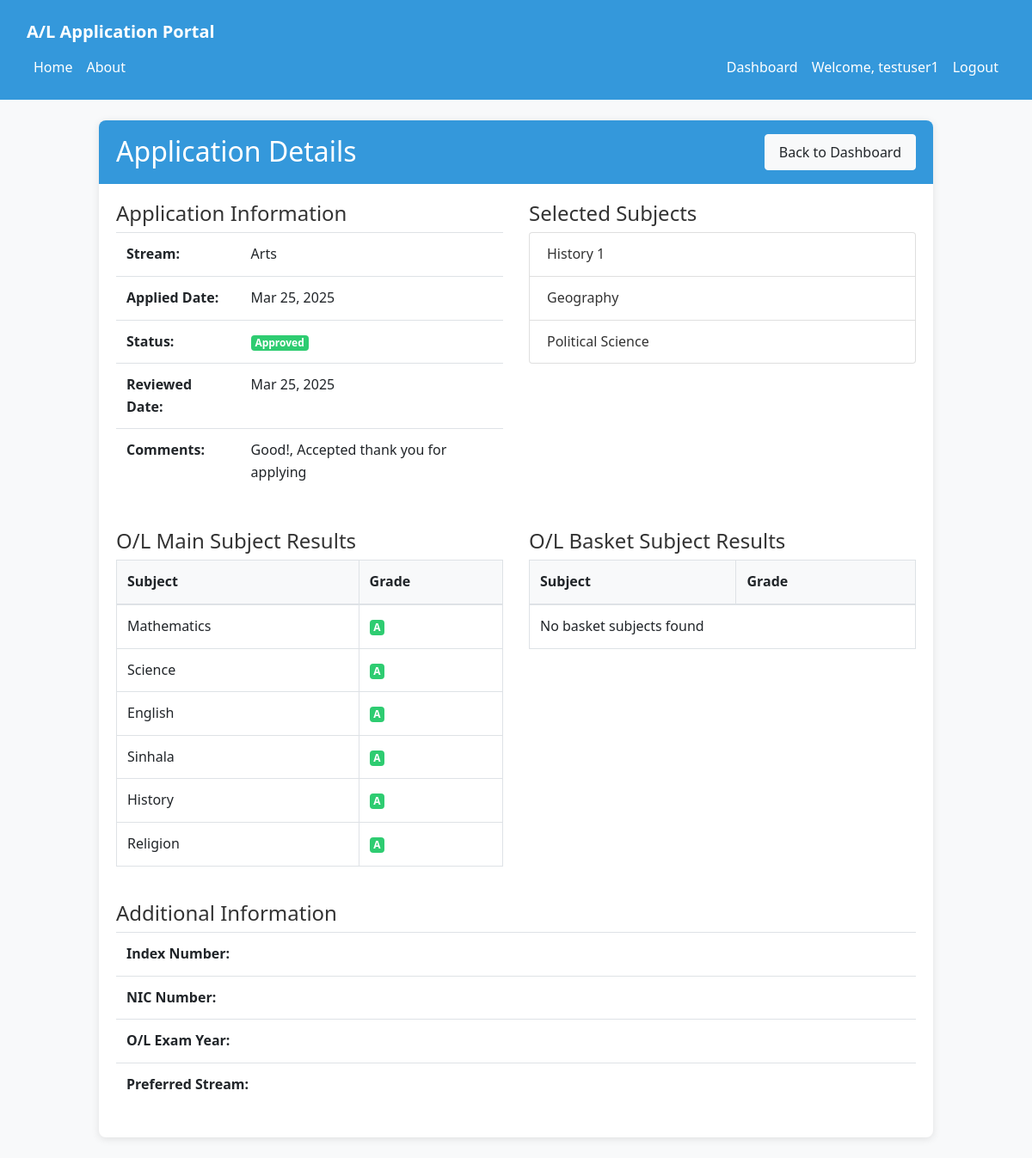
The app's page /students/viewApplication/2 (signed in) with its own data.
### tables this page shows
CREATE TABLE `applications` (
  `id` int(11) NOT NULL,
  `student_id` int(11) NOT NULL,
  `stream_id` int(11) NOT NULL,
  `status` enum('pending','approved','rejected') DEFAULT 'pending',
  `applied_at` timestamp NOT NULL DEFAULT current_timestamp(),
  `reviewed_by` int(11) DEFAULT NULL,
  `reviewed_at` timestamp NULL DEFAULT NULL,
  `comments` text DEFAULT NULL
);

CREATE TABLE `streams` (
  `id` int(11) NOT NULL,
  `name` varchar(50) NOT NULL,
  `description` text DEFAULT NULL,
  `head_user_id` int(11) DEFAULT NULL
);

CREATE TABLE `subjects` (
  `id` int(11) NOT NULL,
  `name` varchar(50) NOT NULL,
  `stream_id` int(11) NOT NULL
);

CREATE TABLE `ol_results` (
  `id` int(11) NOT NULL,
  `student_id` int(11) NOT NULL,
  `subject` varchar(50) NOT NULL,
  `grade` enum('A','B','C','S','W','F') NOT NULL
);

### controllers/Students.php (called while the page is built, shortened)
<?php
class Students {
    private $userModel;
    private $applicationModel;
    public function __construct() {
        $this->userModel = new User();
        $this->applicationModel = new Application();
    }
    public function viewApplication($id) {
        $student = $this->userModel->getStudentByUserId($_SESSION['user_id']);
        $application = $this->applicationModel->getApplicationById($id);
        $selectedSubjects = $this->applicationModel->getSelectedSubjects($id);
        $olResults = $this->applicationModel->getOLResults($student->id);
        $basketSubjects = $this->applicationModel->getBasketSubjects($student->id);
        $data = [
            'student' => $student,
            'application' => $application,
            'selectedSubjects' => $selectedSubjects,
            'olResults' => $olResults,
            'basketSubjects' => $basketSubjects,
            'applicationModel' => $this->applicationModel
        ];
        require_once APP_ROOT . '/views/students/view_application.php';
    }
}

### config/database.php (called while the page is built, shortened)
<?php
class Database {
    private $host = DB_HOST;
    private $user = DB_USER;
    private $pass = DB_PASS;
    private $dbname = DB_NAME;
    private $conn;
    private $stmt;
    public function __construct() {
        $dsn = 'mysql:host=' . $this->host . ';dbname=' . $this->dbname;
        $options = array(
            PDO::ATTR_PERSISTENT => true,
            PDO::ATTR_ERRMODE => PDO::ERRMODE_EXCEPTION,
            PDO::ATTR_DEFAULT_FETCH_MODE => PDO::FETCH_OBJ
        );
        try {
            $this->conn = new PDO($dsn, $this->user, $this->pass, $options);
        } catch(PDOException $e) {
            $this->error = $e->getMessage();
            echo 'Connection Error: ' . $this->error;
        }
    }
    public function query($sql) {
        $this->stmt = $this->conn->prepare($sql);
    }
    public function bind($param, $value, $type = null) {
        if(is_null($type)) {
            switch(true) {
                case is_int($value):
                    $type = PDO::PARAM_INT;
                    break;
                default:
                    $type = PDO::PARAM_STR;
            }
        }
        $this->stmt->bindValue($param, $value, $type);
    }
    public function execute() {
        return $this->stmt->execute();
    }
    public function resultSet() {
        $this->execute();
        return $this->stmt->fetchAll();
    }
    public function single() {
        $this->execute();
        return $this->stmt->fetch();
    }
}

### models/User.php (called while the page is built, shortened)
<?php
class User {
  private $db;
  public function __construct() {
      $this->db = new Database;
  }
  public function getStudentByUserId($userId) {
      $this->db->query('SELECT s.*, st.name as preferred_stream_name
                      FROM students s
                      LEFT JOIN streams st ON s.preferred_stream_id = st.id
                      WHERE s.user_id = :user_id');
      $this->db->bind(':user_id', $userId);
      $row = $this->db->single();
      return $row;
  }
}

### models/Application.php (called while the page is built, shortened)
<?php
class Application {
  private $db;
  public function __construct() {
      $this->db = new Database;
  }
  public function getApplicationById($id) {
      $this->db->query('SELECT a.*, s.name as stream_name,
                      st.first_name, st.last_name, st.index_number, st.nic_number, st.ol_exam_year,
                      st.preferred_stream_id, ps.name as preferred_stream_name,
                      u.email, u.username
                      FROM applications a
                      JOIN streams s ON a.stream_id = s.id
                      JOIN students st ON a.student_id = st.id
                      JOIN users u ON st.user_id = u.id
                      LEFT JOIN streams ps ON st.preferred_stream_id = ps.id
                      WHERE a.id = :id');
      $this->db->bind(':id', $id);
      $row = $this->db->single();
      return $row;
  }
  public function getSelectedSubjects($applicationId) {
      $this->db->query('SELECT s.* FROM subjects s
                      JOIN application_subjects a_s ON s.id = a_s.subject_id
                      WHERE a_s.application_id = :application_id');
      $this->db->bind(':application_id', $applicationId);
      $results = $this->db->resultSet();
      return $results;
  }
  public function getOLResults($studentId) {
      $this->db->query('SELECT * FROM ol_results WHERE student_id = :student_id');
      $this->db->bind(':student_id', $studentId);
      $results = $this->db->resultSet();
      return $results;
  }
  public function getBasketSubjects($studentId) {
      $this->db->query('SELECT * FROM basket_subjects WHERE student_id = :student_id');
      $this->db->bind(':student_id', $studentId);
      $results = $this->db->resultSet();
      return $results;
  }
}

### views/students/view_application.php (the view)
<?php require_once APP_ROOT . '/views/inc/header.php'; ?>
<div class="row">
    <div class="col-md-10 mx-auto">
        <div class="card">
            <div class="card-header d-flex justify-content-between align-items-center">
                <h2 class="card-title">Application Details</h2>
                <a href="<?php echo URL_ROOT; ?>/students/dashboard" class="btn btn-light">Back to Dashboard</a>
            </div>
            <div class="card-body">
                <div class="row mb-4">
                    <div class="col-md-6">
                        <h4>Application Information</h4>
                        <table class="table">
                            <tr>
                                <th>Stream:</th>
                                <td><?php echo $data['application']->stream_name; ?></td>
                            </tr>
                            <tr>
                                <th>Applied Date:</th>
                                <td><?php echo date('M d, Y', strtotime($data['application']->applied_at)); ?></td>
                            </tr>
                            <tr>
                                <th>Status:</th>
                                <td>
                                    <?php if($data['application']->status == 'pending') : ?>
                                        <span class="badge badge-warning">Pending Review</span>
                                    <?php elseif($data['application']->status == 'approved') : ?>
                                        <span class="badge badge-success">Approved</span>
                                    <?php elseif($data['application']->status == 'rejected') : ?>
                                        <span class="badge badge-danger">Rejected</span>
                                    <?php endif; ?>
                                </td>
                            </tr>
                            <?php if($data['application']->status != 'pending') : ?>
                                <tr>
                                    <th>Reviewed Date:</th>
                                    <td><?php echo date('M d, Y', strtotime($data['application']->reviewed_at)); ?></td>
                                </tr>
                                <?php if(!empty($data['application']->comments)) : ?>
                                    <tr>
                                        <th>Comments:</th>
                                        <td><?php echo $data['application']->comments; ?></td>
                                    </tr>
                                <?php endif; ?>
                            <?php endif; ?>
                        </table>
                    </div>
                    <div class="col-md-6">
                        <h4>Selected Subjects</h4>
                        <ul class="list-group">
                            <?php foreach($data['selectedSubjects'] as $subject) : ?>
                                <li class="list-group-item"><?php echo $subject->name; ?></li>
                            <?php endforeach; ?>
                        </ul>
                    </div>
                </div>
                <div class="row">
                    <div class="col-md-6">
                        <h4>O/L Main Subject Results</h4>
                        <div class="table-responsive">
                            <table class="table table-bordered">
                                <thead>
                                    <tr>
                                        <th>Subject</th>
                                        <th>Grade</th>
                                    </tr>
                                </thead>
                                <tbody>
                                    <?php
                                    $mainSubjects = ['Sinhala', 'Mathematics', 'Science', 'English', 'History', 'Religion'];
                                    foreach($data['olResults'] as $result) :
                                        if(in_array($result->subject, $mainSubjects)) :
                                    ?>
                                        <tr>
                                            <td><?php echo $result->subject; ?></td>
                                            <td>
                                                <span class="badge <?php echo ($result->grade == 'A' || $result->grade == 'B') ? 'badge-success' : (($result->grade == 'C' || $result->grade == 'S') ? 'badge-warning' : 'badge-danger'); ?>">
                                                    <?php echo $result->grade; ?>
                                                </span>
                                            </td>
                                        </tr>
                                    <?php
                                        endif;
                                    endforeach;
                                    ?>
                                </tbody>
                            </table>
                        </div>
                    </div>
                    <div class="col-md-6">
                        <h4>O/L Basket Subject Results</h4>
                        <div class="table-responsive">
                            <table class="table table-bordered">
                                <thead>
                                    <tr>
                                        <th>Subject</th>
                                        <th>Grade</th>
                                    </tr>
                                </thead>
                                <tbody>
                                    <?php
                                    require_once APP_ROOT . '/models/Application.php';
                                    $applicationModel = new Application();
                                    $basketSubjects = $applicationModel->getBasketSubjects($data['student']->id);
                                    if(!empty($basketSubjects)) :
                                        foreach($basketSubjects as $result) :
                                    ?>
                                        <tr>
                                            <td><?php echo $result->subject_name; ?></td>
                                            <td>
                                                <span class="badge <?php echo ($result->grade == 'A' || $result->grade == 'B') ? 'badge-success' : (($result->grade == 'C' || $result->grade == 'S') ? 'badge-warning' : 'badge-danger'); ?>">
                                                    <?php echo $result->grade; ?>
                                                </span>
                                            </td>
                                        </tr>
                                    <?php
                                        endforeach;
                                    else:
                                    ?>
                                        <tr>
                                            <td colspan="2" class="text-center">No basket subjects found</td>
                                        </tr>
                                    <?php endif; ?>
                                </tbody>
                            </table>
                        </div>
                    </div>
                </div>
                <div class="row mt-4">
                    <div class="col-md-12">
                        <h4>Additional Information</h4>
                        <table class="table">
                            <tr>
                                <th>Index Number:</th>
                                <td><?php echo $data['student']->index_number; ?></td>
                            </tr>
                            <tr>
                                <th>NIC Number:</th>
                                <td><?php echo $data['student']->nic_number; ?></td>
                            </tr>
                            <tr>
                                <th>O/L Exam Year:</th>
                                <td><?php echo $data['student']->ol_exam_year; ?></td>
                            </tr>
                            <tr>
                                <th>Preferred Stream:</th>
                                <td><?php echo $data['student']->preferred_stream_name; ?></td>
                            </tr>
                        </table>
                    </div>
                </div>
            </div>
        </div>
    </div>
</div>
<?php require_once APP_ROOT . '/views/inc/footer.php'; ?>

### records on screen
applications: stream.name "Arts", applied_at "Mar 25, 2025", reviewed_at "Mar 25, 2025", comments "Good!, Accepted thank you for applying"
subjects: name "History 1"
subjects: name "Geography"
subjects: name "Political Science"
ol_results: subject "Mathematics", grade "A"
ol_results: subject "Science", grade "A"
ol_results: subject "English", grade "A"
ol_results: subject "Sinhala", grade "A"
ol_results: subject "History", grade "A"
ol_results: subject "Religion", grade "A"

### other values on screen
SITE_NAME "A/L Application Portal"
$_SESSION['user_username'] "testuser1"
